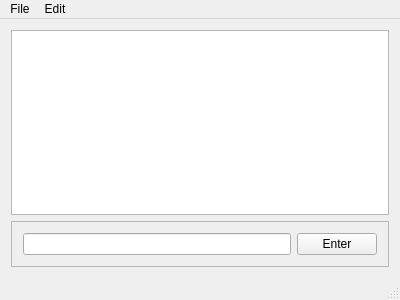
<?xml version="1.0" encoding="UTF-8"?>
<ui version="4.0">
 <class>MainWindow</class>
 <widget class="QMainWindow" name="MainWindow">
  <property name="geometry">
   <rect>
    <x>0</x>
    <y>0</y>
    <width>400</width>
    <height>300</height>
   </rect>
  </property>
  <property name="windowTitle">
   <string>commDemo</string>
  </property>
  <widget class="QWidget" name="centralWidget">
   <layout class="QVBoxLayout" name="verticalLayout">
    <item>
     <widget class="QTextBrowser" name="textBrowser">
      <property name="sizeAdjustPolicy">
       <enum>QAbstractScrollArea::AdjustIgnored</enum>
      </property>
     </widget>
    </item>
    <item>
     <widget class="QFrame" name="frameInput">
      <property name="frameShape">
       <enum>QFrame::StyledPanel</enum>
      </property>
      <property name="frameShadow">
       <enum>QFrame::Raised</enum>
      </property>
      <layout class="QHBoxLayout" name="horizontalLayout">
       <item>
        <widget class="QLineEdit" name="lineEditInput"/>
       </item>
       <item>
        <widget class="QPushButton" name="pushButtonEnter">
         <property name="text">
          <string>Enter</string>
         </property>
        </widget>
       </item>
      </layout>
     </widget>
    </item>
   </layout>
  </widget>
  <widget class="QMenuBar" name="menuBar">
   <property name="geometry">
    <rect>
     <x>0</x>
     <y>0</y>
     <width>400</width>
     <height>22</height>
    </rect>
   </property>
   <widget class="QMenu" name="menuFile">
    <property name="title">
     <string>File</string>
    </property>
    <addaction name="actionQuit"/>
   </widget>
   <widget class="QMenu" name="menuEdit">
    <property name="title">
     <string>Edit</string>
    </property>
    <addaction name="actionClear"/>
   </widget>
   <addaction name="menuFile"/>
   <addaction name="menuEdit"/>
  </widget>
  <widget class="QStatusBar" name="statusBar"/>
  <action name="actionQuit">
   <property name="text">
    <string>Quit</string>
   </property>
  </action>
  <action name="actionClear">
   <property name="text">
    <string>Clear</string>
   </property>
  </action>
 </widget>
 <layoutdefault spacing="6" margin="11"/>
 <resources/>
 <connections/>
</ui>
